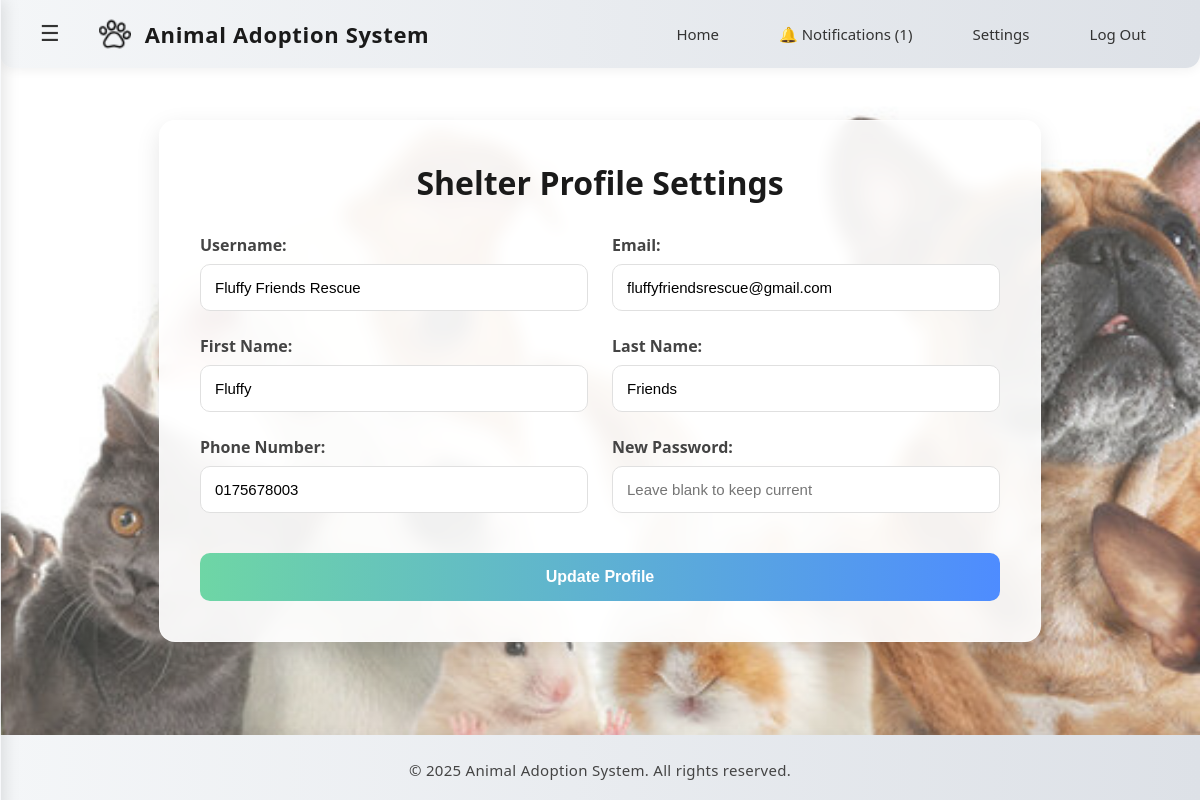
Screenshot of /shelter/setting.php (signed in) with the database file from the repository.
### tables this page shows
CREATE TABLE `users` (
  `id` int(11) NOT NULL,
  `username` varchar(100) NOT NULL,
  `email` varchar(255) NOT NULL,
  `password` varchar(255) NOT NULL,
  `first_name` varchar(100) DEFAULT NULL,
  `last_name` varchar(100) DEFAULT NULL,
  `phone_number` varchar(12) DEFAULT NULL,
  `role` enum('adopter','shelter','admin') NOT NULL,
  `created_at` timestamp NOT NULL DEFAULT current_timestamp(),
  `phone` varchar(20) DEFAULT NULL,
  `status` varchar(50) NOT NULL DEFAULT 'active'
);

### shelter/setting.php (the view, shortened to what this page needs)
<?php
include('../db_connection.php');
$user_id = $_SESSION['user_id'];
$sql = "SELECT * FROM users WHERE id=?";
$stmt = $conn->prepare($sql);
$stmt->bind_param("i", $user_id);
$stmt->execute();
$user = $stmt->get_result()->fetch_assoc();
?>
<!DOCTYPE html>
<html lang="en">
<head>
    <link rel="stylesheet" href="../css/common.css">
    <link rel="stylesheet" href="../css/sidebar.css">
</head>
<body>
<?php include('../includes/navbar_shelter.php'); ?>
<div class="content-container">
    <div class="form-container">
        <div class="form-header">
            <h2>Shelter Profile Settings</h2>
        </div>
        <form method="post" class="form-grid">
            <div class="form-group">
                <label for="username">Username:</label>
                <input id="username" type="text" name="username" value="<?= htmlspecialchars($user['username']); ?>" required>
            </div>
            <div class="form-group">
                <label for="email">Email:</label>
                <input id="email" type="email" name="email" value="<?= htmlspecialchars($user['email']); ?>" required>
            </div>
            <div class="form-group">
                <label for="first_name">First Name:</label>
                <input id="first_name" type="text" name="first_name" value="<?= htmlspecialchars($user['first_name']); ?>" required>
            </div>
            <div class="form-group">
                <label for="last_name">Last Name:</label>
                <input id="last_name" type="text" name="last_name" value="<?= htmlspecialchars($user['last_name']); ?>" required>
            </div>
            <div class="form-group">
                <label for="phone_number">Phone Number:</label>
                <input id="phone_number" type="text" name="phone_number" value="<?= htmlspecialchars($user['phone_number']); ?>" required>
            </div>
            <div class="form-group">
                <label for="password">New Password:</label>
                <input id="password" type="password" name="password" placeholder="Leave blank to keep current">
            </div>
            <div class="form-group full-width">
                <button type="submit" class="button">Update Profile</button>
            </div>
        </form>
    </div>
</div>
<?php include('../includes/footer.php'); ?>
</body>
</html>

### css/common.css (style rules this page uses)
html, body { height: 100%; margin: 0; display: flex; flex-direction: column; }

### shelter/setting.php (style rules this page uses)
body { margin: 0; font-family: 'Segoe UI', sans-serif; background: linear-gradient(rgba(255,255,255,0.2), rgba(255,255,255,0.2)), url('../images/PetsBackground2.jpg') no-repeat center center fixed; background-size: cover; color: #333; }
.content-container { padding-top: 20px; padding-bottom: 40px; }
.form-container { max-width: 800px; margin: 2rem auto; padding: 2.5rem; background: rgba(255, 255, 255, 0.92); border-radius: 16px; box-shadow: 0 8px 25px rgba(0,0,0,0.1); backdrop-filter: blur(8px); -webkit-backdrop-filter: blur(8px); border: 1px solid rgba(255,255,255,0.4); }
.form-header h2 { text-align: center; font-size: 32px; font-weight: 700; color: #1a1a1a; margin-top: 0; margin-bottom: 30px; }
.form-grid { display: grid; grid-template-columns: 1fr 1fr; gap: 1.5rem; }
.form-group { margin-bottom: 0; }
.form-group.full-width { grid-column: 1 / -1; }
.form-group label { display: block; margin-bottom: 0.5rem; font-weight: 600; color: #444; }
.form-group input { width: 100%; padding: 14px; border-radius: 10px; border: 1px solid #e0e0e0; font-size: 15px; box-sizing: border-box; background-color: #fff; transition: border-color 0.3s, box-shadow 0.3s; }
.button { display: inline-block; width: 100%; padding: 15px; margin-top: 1rem; border-radius: 10px; text-decoration: none; font-weight: 600; font-size: 16px; color: #fff; background-image: linear-gradient(90deg, #6ed6a5 0%, #4e8cff 100%); border: none; transition: all 0.3s ease; text-align: center; cursor: pointer; }

### rows the page displays
users: username "Fluffy Friends Rescue", email "fluffyfriendsrescue@gmail.com", first_name "Fluffy", last_name "Friends", phone_number "0175678003"

### other values shown
$unread_count "1"
